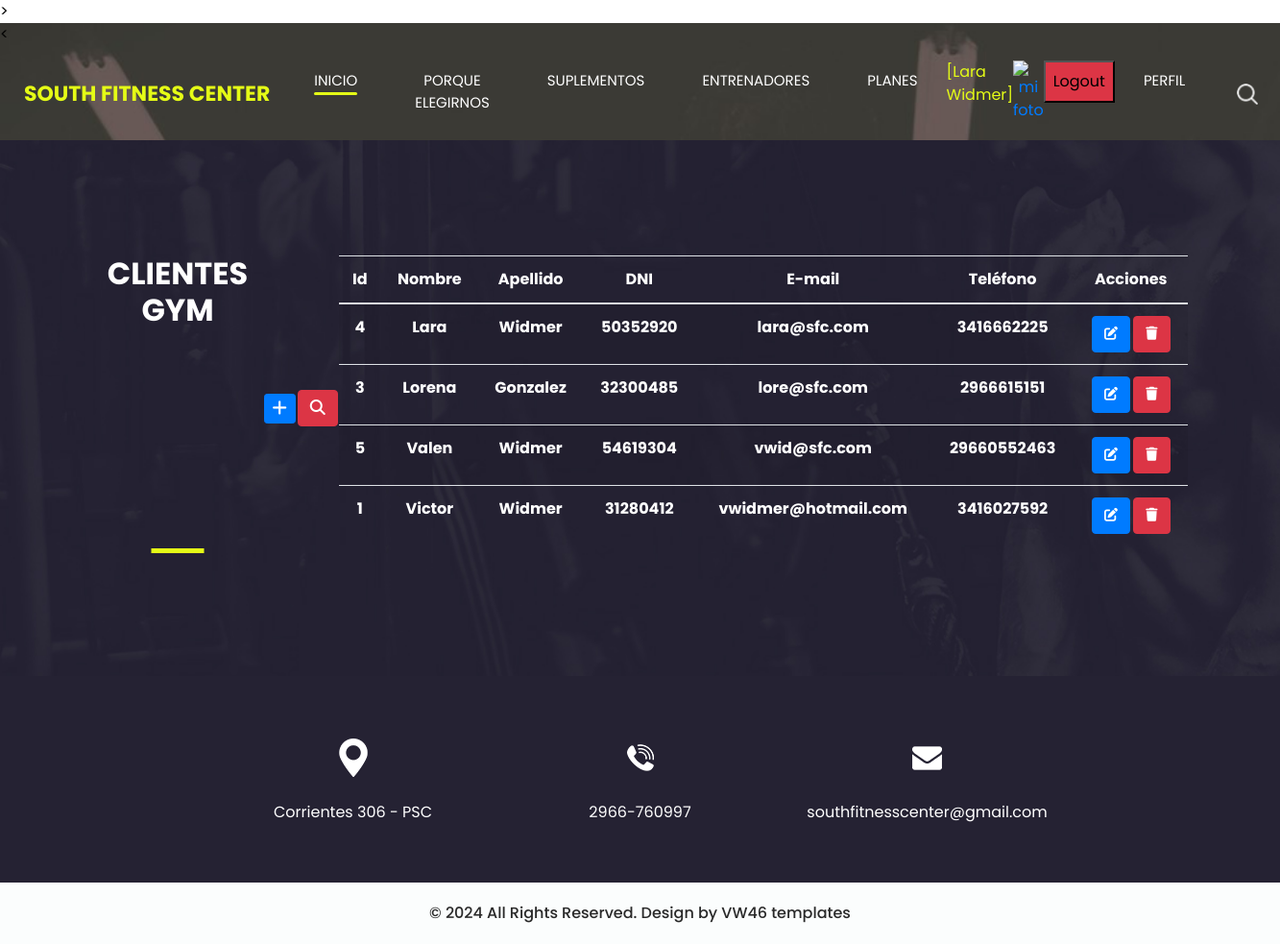
Screenshot of /clientes/ (signed in) with the database file from the repository.
### entidades/models.py (models this page shows, shortened)
class Clientes(models.Model):
    nombre = models.CharField(max_length=50)
    apellido = models.CharField(max_length=50)
    dni = models.IntegerField()
    email = models.EmailField()
    telefono = models.IntegerField()
    class Meta:
        verbose_name = "Cliente"
        verbose_name_plural = "Clientes"
        ordering = ["nombre", "apellido", "dni", "email", "telefono"]

### entidades/views.py (the view)
# urls.py: path('clientes/', clientes, name="clientes"),
@login_required
def clientes(request):
    contexto = {"clientes": Clientes.objects.all()}
    return render(request, "entidades/clientes.html", contexto)

### entidades/templates/entidades/clientes.html (shortened to what this page needs)
{% extends "entidades/trainer.html" %}
{% block titulo %}
<link rel="stylesheet" href="https://cdnjs.cloudflare.com/ajax/libs/font-awesome/6.4.0/css/all.min.css">
<section class="trainer_section layout_padding">
    <div class="container">
      <div class="heading_container">
        <h2>
            Clientes GYM
        </h2>
        <table>
            <tr>
                <td>
                    <a
                    href="{% url 'clientes_form' %}"
                    class="btn btn-primary btn-sm"
                    >
                    </a>
                </td>
                <td>
                    <a
                    href="{% url 'buscar_clientes' %}"
                    class="btn btn-danger"
                    style="--bs-btn-padding-y: .25rem; --bs-btn-padding-x: .5rem; --bs-btn-font-size: .75rem;"
                    ><i class="fa-solid fa-magnifying-glass"></i>
                    </a>
                </td>
            </tr>
        </table>
        <table class="table table-striped">
            <thead>
                <tr>
                    <th>Id</th>
                    <th>Nombre</th>
                    <th>Apellido</th>
                    <th>DNI</th>
                    <th>E-mail</th>
                    <th>Teléfono</th>
                    <th>Acciones</th>
                </tr>
            </thead>
            <tbody>
            {% for p in clientes %}
                <tr>
                    <th>{{ p.id }}</th>
                    <th>{{ p.nombre }}</th>
                    <th>{{ p.apellido }}</th>
                    <th>{{ p.dni }}</th>
                    <th>{{ p.email }}</th>
                    <th>{{ p.telefono }}</th>
                    <th>
                        <a
                            href="{% url 'clientesUpdate' p.id %}"
                            class="btn btn-primary"
                            style="--bs-btn-padding-y: .25rem; --bs-btn-padding-x: .5rem; --bs-btn-font-size: .75rem;"
                            ><i class="fa fa-edit fa-sm" title="Edit Record"></i>
                        </a>
                        <a
                            href="{% url 'clientesDelete' p.id %}"
                            class="btn btn-danger"
                            style="--bs-btn-padding-y: .25rem; --bs-btn-padding-x: .5rem; --bs-btn-font-size: .75rem;"
                            ><i class="fa fa-trash fa-sm" title="Delete Record"></i>
                        </a>
                    </th>
                </tr>
            {% endfor %}
            </tbody>
        </table>
      </div>
    </div class="container">
</section class="trainer_section layout_padding">
{% endblock titulo %}

### entidades/templates/entidades/trainer.html (shortened to what this page needs)
<!DOCTYPE html>
<html>
<head>
  {% load static %}
  <link rel="stylesheet" type="text/css" href="https://cdnjs.cloudflare.com/ajax/libs/OwlCarousel2/2.3.4/assets/owl.carousel.min.css" />
  <link rel="stylesheet" type="text/css" href="{% static 'css/bootstrap.css' %}" />
  <link href="{% static 'css/style.css' %}" rel="stylesheet" />
  <link href="{% static 'css/responsive.css' %}" rel="stylesheet" />
</head>>
<body class="sub_page">
  <div class="hero_area">
    <<header class="header_section">
      <div class="container-fluid">
        <nav class="navbar navbar-expand-lg custom_nav-container ">
          <a class="navbar-brand" href="index.html">
            <span>
              South Fitness Center
            </span>
          </a>
          <div class="collapse navbar-collapse" id="navbarSupportedContent">
            <div class="d-flex ml-auto flex-column flex-lg-row align-items-center">
              <ul class="navbar-nav  ">
                {% if user.is_authenticated %}
                <li class="nav-item active">
                  <a class="nav-link" href="{% url 'home' %}">Inicio <span class="sr-only">(current)</span></a>
                </li>
                <li class="nav-item ">
                  <a class="nav-link" href="{% url 'why' %}"> Porque elegirnos </a>
                </li>
                <li class="nav-item">
                  <a class="nav-link" href="{% url 'trainer' %}"> Suplementos</a>
                </li>
                <li class="nav-item">
                  <a class="nav-link" href="{% url 'entrenadores' %}"> Entrenadores</a>
                </li>
                <li class="nav-item">
                  <a class="nav-link" href="{% url 'membresias' %}"> Planes</a>
                </li>
                <li class="nav-item">
                  <p style="color:#E5FC16"> [{{user.first_name}} {{user.last_name}}] </p>
                </li>
                <div class="text-center">
                  <a href= "{% url 'agregar_avatar' %}"><img src="{{ request.session.avatar }}" height="40px" weight="40px" alt="mi foto"></a>
                </div>
                <form method="post" action="{% url 'logout' %}">
                  <button type="submit" class="nav-link bg-danger ms-2">Logout</button>
                </form>
                <li class="nav-item">
                  <a class="nav-link" href="{% url 'perfil' %}"> Perfil</a>
                </li>
                {% endif %}
              </ul>
              <div class="user_option">
                <form class="form-inline my-2 my-lg-0 ml-0 ml-lg-4 mb-3 mb-lg-0">
                  <button class="btn  my-2 my-sm-0 nav_search-btn" type="submit"></button>
                </form>
              </div>
            </div>
          </div>
        </nav>
      </div>
    </header>
  </div>
  {% block titulo %}{% endblock titulo %}
   <section class="info_section layout_padding2">
    <div class="container">
      <div class="info_items">
        <a href="">
          <div class="item ">
            <div class="img-box box-1">
            </div>
            <div class="detail-box">
              <p>
                Corrientes 306 - PSC
              </p>
            </div>
          </div>
        </a>
        <a href="">
          <div class="item ">
            <div class="img-box box-2">
            </div>
            <div class="detail-box">
              <p>
                2966-760997
              </p>
            </div>
          </div>
        </a>
        <a href="">
          <div class="item ">
            <div class="img-box box-3">
            </div>
            <div class="detail-box">
              <p>
                southfitnesscenter@gmail.com
              </p>
            </div>
          </div>
        </a>
      </div>
    </div>
  </section>
  <footer class="container-fluid footer_section">
    <p>
      &copy; 2024 All Rights Reserved. Design by
      <a href="https://html.design/">VW46 templates</a>
    </p>
  </footer>
</body>
</html>

### entidades/static/css/style.css (style rules this page uses)
body { font-family: 'Poppins', sans-serif; color: #000000; background-color: #ffffff; }
.layout_padding { padding-top: 120px; padding-bottom: 120px; }
.layout_padding2 { padding-top: 45px; padding-bottom: 45px; }
.heading_container { display: -webkit-box; display: -ms-flexbox; display: flex; -webkit-box-pack: center; -ms-flex-pack: center; justify-content: center; text-align: center; }
.heading_container h2 { font-weight: bold; position: relative; padding-bottom: 5px; text-transform: uppercase; }
.heading_container h2::before { content: ""; position: absolute; bottom: 0; left: 50%; width: 55px; height: 5px; background-color: #e5fc16; -webkit-transform: translateX(-50%); transform: translateX(-50%); }
.hero_area { height: 100vh; display: -webkit-box; display: -ms-flexbox; display: flex; -webkit-box-orient: vertical; -webkit-box-direction: normal; -ms-flex-direction: column; flex-direction: column; background-image: url(../images/hero-bg.jpg); background-size: cover; background-attachment: fixed; }
.sub_page .hero_area { height: auto; }
.header_section .container-fluid { padding-right: 25px; padding-left: 25px; }
.custom_nav-container.navbar-expand-lg .navbar-nav .nav-item .nav-link { margin: 10px 30px; padding: 0; padding-bottom: 3px; color: #ffffff; text-align: center; position: relative; text-transform: uppercase; font-size: 15px; }
.custom_nav-container.navbar-expand-lg .navbar-nav .nav-item .nav-link::after { display: none; content: ""; position: absolute; left: 0; bottom: 0; width: 100%; height: 3px; border-radius: 5px; background-color: #ffffff; }
.custom_nav-container.navbar-expand-lg .navbar-nav .nav-item.active a::after, .custom_nav-container.navbar-expand-lg .navbar-nav .nav-item:hover a::after { display: block; background-color: #e5fc16; }
a, a:hover, a:focus { text-decoration: none; }
.btn, .btn:focus { outline: none !important; -webkit-box-shadow: none; box-shadow: none; }
.user_option { display: -webkit-box; display: -ms-flexbox; display: flex; -webkit-box-align: center; -ms-flex-align: center; align-items: center; }
.custom_nav-container .nav_search-btn { background-image: url(../images/search-icon.png); background-size: 22px; background-repeat: no-repeat; background-position-y: 7px; width: 35px; height: 35px; padding: 0; border: none; }
.navbar-brand { display: -webkit-box; display: -ms-flexbox; display: flex; -webkit-box-align: center; -ms-flex-align: center; align-items: center; position: relative; }
.navbar-brand span { font-size: 22px; text-transform: uppercase; font-weight: bold; color: #e5fc16; position: relative; z-index: 3; }
.custom_nav-container { z-index: 99999; padding: 15px 0; }
.trainer_section .container .heading_container .table th { color: #ffffff; }
.trainer_section { background-image: url(../images/trainer-bg.jpg); background-size: cover; background-attachment: fixed; color: #ffffff; }
.info_section { background-color: #252233; }
.info_items { width: 70%; margin: 0 auto; display: -webkit-box; display: -ms-flexbox; display: flex; -webkit-box-pack: justify; -ms-flex-pack: justify; justify-content: space-between; }
.info_items .item { width: 200px; display: -webkit-box; display: -ms-flexbox; display: flex; -webkit-box-orient: vertical; -webkit-box-direction: normal; -ms-flex-direction: column; flex-direction: column; -webkit-box-align: center; -ms-flex-align: center; align-items: center; text-align: center; }
.info_items .item .img-box { width: 80px; height: 80px; border-radius: 100%; background-repeat: no-repeat; background-position: center; }
.info_items .item .detail-box { margin-top: 5px; color: #fff; }
.info_items { position: relative; }
.info_items a { position: relative; }
.info_items .item .img-box.box-1 { background-image: url(../images/location-white.png); }
.info_items .item .img-box.box-2 { background-image: url(../images/telephone-white.png); }
.info_items .item .img-box.box-3 { background-image: url(../images/envelope-white.png); }
.footer_section { background-color: #fbfdfd; padding: 20px; font-weight: 500; }
.footer_section p { color: #292929; margin: 0; text-align: center; }
.footer_section a { color: #292929; }

### entidades/static/css/responsive.css (style rules this page uses)
@media (min-width: 1200px) { .container { max-width: 1170px; } }

### rows the page displays
Clientes: id "4", nombre "Lara", apellido "Widmer", dni "50352920", email "lara@sfc.com", telefono "3416662225"
Clientes: id "3", nombre "Lorena", apellido "Gonzalez", dni "32300485", email "lore@sfc.com", telefono "2966615151"
Clientes: id "5", nombre "Valen", apellido "Widmer", dni "54619304", email "vwid@sfc.com", telefono "29660552463"
Clientes: id "1", nombre "Victor", apellido "Widmer", dni "31280412", email "vwidmer@hotmail.com", telefono "3416027592"

### other values shown
{{ user.first_name }} "Lara"
{{ user.last_name }} "Widmer"
